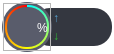
<?xml version="1.0" encoding="UTF-8"?>
<ui version="4.0">
 <class>center2</class>
 <widget class="QWidget" name="center2">
  <property name="geometry">
   <rect>
    <x>0</x>
    <y>0</y>
    <width>114</width>
    <height>54</height>
   </rect>
  </property>
  <property name="minimumSize">
   <size>
    <width>114</width>
    <height>54</height>
   </size>
  </property>
  <property name="maximumSize">
   <size>
    <width>114</width>
    <height>54</height>
   </size>
  </property>
  <property name="cursor">
   <cursorShape>PointingHandCursor</cursorShape>
  </property>
  <property name="windowTitle">
   <string>Form</string>
  </property>
  <property name="toolTip">
   <string/>
  </property>
  <property name="styleSheet">
   <string notr="true">QWidget#center2 {
background-color: rgba(255, 255, 255, 0);
}
QWidget:hover#center2{
border-image: url(:/icons/guanjia_shadow_hoverd.png);
}
QWidget#center2 {
border-image: url(:/icons/guanjia_shadow_normal.png);
}</string>
  </property>
  <widget class="QFrame" name="frame">
   <property name="geometry">
    <rect>
     <x>2</x>
     <y>2</y>
     <width>50</width>
     <height>50</height>
    </rect>
   </property>
   <property name="minimumSize">
    <size>
     <width>50</width>
     <height>50</height>
    </size>
   </property>
   <property name="maximumSize">
    <size>
     <width>50</width>
     <height>50</height>
    </size>
   </property>
   <property name="styleSheet">
    <string notr="true">background-color: #595c6b;
border-radius: 25px;</string>
   </property>
   <property name="frameShape">
    <enum>QFrame::StyledPanel</enum>
   </property>
   <property name="frameShadow">
    <enum>QFrame::Raised</enum>
   </property>
  </widget>
  <widget class="QFrame" name="frame_2">
   <property name="geometry">
    <rect>
     <x>5</x>
     <y>5</y>
     <width>44</width>
     <height>44</height>
    </rect>
   </property>
   <property name="minimumSize">
    <size>
     <width>44</width>
     <height>44</height>
    </size>
   </property>
   <property name="maximumSize">
    <size>
     <width>44</width>
     <height>44</height>
    </size>
   </property>
   <property name="styleSheet">
    <string notr="true">background-color: qconicalgradient(cx:0.5, cy:0.5, angle:90, stop:0 red, stop:0.5 yellow stop:1 #00ffff);
border-radius: 21px;</string>
   </property>
   <property name="frameShape">
    <enum>QFrame::StyledPanel</enum>
   </property>
   <property name="frameShadow">
    <enum>QFrame::Raised</enum>
   </property>
  </widget>
  <widget class="QFrame" name="memColorFrame">
   <property name="geometry">
    <rect>
     <x>3</x>
     <y>3</y>
     <width>48</width>
     <height>48</height>
    </rect>
   </property>
   <property name="minimumSize">
    <size>
     <width>48</width>
     <height>48</height>
    </size>
   </property>
   <property name="maximumSize">
    <size>
     <width>48</width>
     <height>48</height>
    </size>
   </property>
   <property name="frameShape">
    <enum>QFrame::StyledPanel</enum>
   </property>
   <property name="frameShadow">
    <enum>QFrame::Raised</enum>
   </property>
  </widget>
  <widget class="QLabel" name="memUse">
   <property name="geometry">
    <rect>
     <x>7</x>
     <y>7</y>
     <width>40</width>
     <height>40</height>
    </rect>
   </property>
   <property name="minimumSize">
    <size>
     <width>40</width>
     <height>40</height>
    </size>
   </property>
   <property name="maximumSize">
    <size>
     <width>40</width>
     <height>40</height>
    </size>
   </property>
   <property name="styleSheet">
    <string notr="true">background-color: #595c6b;
border-radius: 19px;
font: 16pt &quot;华文细黑&quot;;
color: rgb(223, 223, 223);</string>
   </property>
   <property name="alignment">
    <set>Qt::AlignCenter</set>
   </property>
  </widget>
  <widget class="QFrame" name="frame_4">
   <property name="geometry">
    <rect>
     <x>32</x>
     <y>8</y>
     <width>80</width>
     <height>38</height>
    </rect>
   </property>
   <property name="minimumSize">
    <size>
     <width>80</width>
     <height>38</height>
    </size>
   </property>
   <property name="maximumSize">
    <size>
     <width>80</width>
     <height>3</height>
    </size>
   </property>
   <property name="styleSheet">
    <string notr="true">background-color: #343740;
border-radius: 18px;
</string>
   </property>
   <property name="frameShape">
    <enum>QFrame::StyledPanel</enum>
   </property>
   <property name="frameShadow">
    <enum>QFrame::Raised</enum>
   </property>
   <layout class="QHBoxLayout" name="horizontalLayout">
    <property name="spacing">
     <number>0</number>
    </property>
    <property name="leftMargin">
     <number>21</number>
    </property>
    <property name="topMargin">
     <number>1</number>
    </property>
    <property name="rightMargin">
     <number>15</number>
    </property>
    <property name="bottomMargin">
     <number>1</number>
    </property>
    <item>
     <layout class="QVBoxLayout" name="verticalLayout">
      <property name="spacing">
       <number>0</number>
      </property>
      <item>
       <widget class="QLabel" name="label">
        <property name="styleSheet">
         <string notr="true">font: 700 7pt &quot;Microsoft YaHei UI&quot;;
color: #549eca;</string>
        </property>
        <property name="text">
         <string>↑</string>
        </property>
        <property name="alignment">
         <set>Qt::AlignCenter</set>
        </property>
       </widget>
      </item>
      <item>
       <widget class="QLabel" name="label_2">
        <property name="maximumSize">
         <size>
          <width>16777215</width>
          <height>16777215</height>
         </size>
        </property>
        <property name="styleSheet">
         <string notr="true">font: 7pt &quot;Microsoft YaHei UI&quot;;
color: #2fb634;</string>
        </property>
        <property name="text">
         <string>↓</string>
        </property>
        <property name="alignment">
         <set>Qt::AlignCenter</set>
        </property>
       </widget>
      </item>
     </layout>
    </item>
    <item>
     <spacer name="horizontalSpacer">
      <property name="orientation">
       <enum>Qt::Horizontal</enum>
      </property>
      <property name="sizeHint" stdset="0">
       <size>
        <width>40</width>
        <height>20</height>
       </size>
      </property>
     </spacer>
    </item>
    <item>
     <layout class="QVBoxLayout" name="verticalLayout_2">
      <property name="spacing">
       <number>0</number>
      </property>
      <item>
       <widget class="QLabel" name="netUp">
        <property name="styleSheet">
         <string notr="true">font: 7pt &quot;Microsoft YaHei UI&quot;;
color: rgb(223, 223, 223);</string>
        </property>
        <property name="alignment">
         <set>Qt::AlignRight|Qt::AlignTrailing|Qt::AlignVCenter</set>
        </property>
       </widget>
      </item>
      <item>
       <widget class="QLabel" name="netDown">
        <property name="styleSheet">
         <string notr="true">font: 7pt &quot;Microsoft YaHei UI&quot;;
color: rgb(223, 223, 223);</string>
        </property>
        <property name="alignment">
         <set>Qt::AlignRight|Qt::AlignTrailing|Qt::AlignVCenter</set>
        </property>
       </widget>
      </item>
     </layout>
    </item>
   </layout>
  </widget>
  <widget class="QLabel" name="label_3">
   <property name="geometry">
    <rect>
     <x>37</x>
     <y>20</y>
     <width>16</width>
     <height>16</height>
    </rect>
   </property>
   <property name="styleSheet">
    <string notr="true">color: rgb(255, 255, 255);
font: 6pt &quot;Microsoft YaHei UI&quot;;</string>
   </property>
   <property name="text">
    <string>%</string>
   </property>
  </widget>
  <zorder>frame_4</zorder>
  <zorder>frame</zorder>
  <zorder>frame_2</zorder>
  <zorder>memColorFrame</zorder>
  <zorder>memUse</zorder>
  <zorder>label_3</zorder>
 </widget>
 <resources/>
 <connections/>
</ui>
